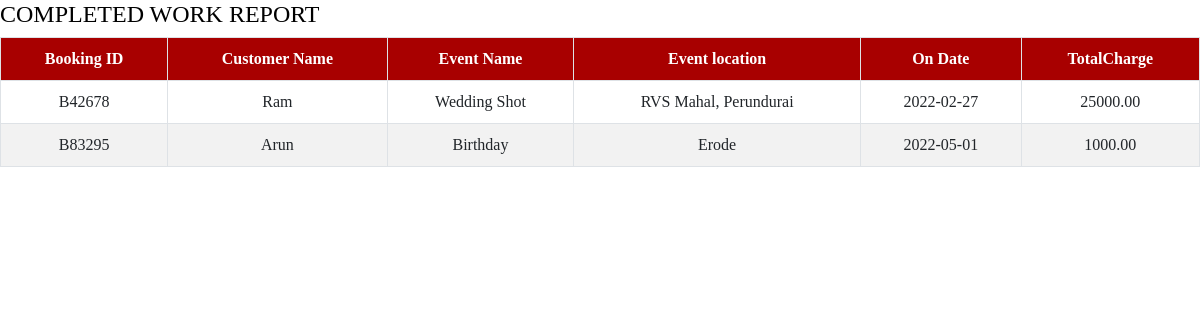
Page /ViewFinished.php on the committed database.
### tables this page shows
CREATE TABLE IF NOT EXISTS `bookingtable` (
  `BookingID` varchar(10) NOT NULL,
  `TariffID` int(11) NOT NULL,
  `CustomerName` varchar(50) NOT NULL,
  `EventName` varchar(50) NOT NULL,
  `EventLocation` varchar(300) NOT NULL,
  `OnDate` date NOT NULL,
  `ContactNo` varchar(10) NOT NULL,
  `EmailID` varchar(30) NOT NULL,
  `PhotographyCharges` decimal(8,2) NOT NULL,
  `AlbumCharges` decimal(8,2) NOT NULL,
  `TotalCharge` decimal(8,2) NOT NULL,
  `Status` varchar(20) NOT NULL,
  `EmpID` varchar(10) NOT NULL,
  PRIMARY KEY (`BookingID`)
);

### ViewFinished.php (the view, shortened to what this page needs)
<html>
<head>
<link rel="stylesheet" href="css/bootstrap.min.css">
  <link rel="stylesheet" href="css/all.css">
  <link rel="stylesheet" type="text/css" href="style.css" />
</head>
	<h4>COMPLETED WORK REPORT<h4>
	<form action="" method="POST">
	<table class="table table-striped table-bordered table-hover" align="center">
		<tr><th>Booking ID</th><th>Customer Name</th><th>Event Name</th><th>Event location</th><th>On Date</th><th>TotalCharge</th></tr>
		<?php
		$query = mysql_query("Select * From BookingTable Where Status = 'FINISHED'",$con);
		While($r = mysql_fetch_array($query))
		{
			echo "<tr><td>" . $r['BookingID'] . "</td><td>" . $r['CustomerName'] . "</td><td>" . $r['EventName'] . "</td><td>" . $r['EventLocation'] . "</td><td>" . $r['OnDate'] . "</td><td>" . $r['TotalCharge'] . "</td></tr>";
		}
		?>
	</table>
	</form>
</body>
</html>

### Style.css (style rules this page uses)
body,html { margin:0; padding: 0; color:black; font-size: 12pt; font-family: Calibri; background-image:url('bg.png'); }
div, table { text-align:center; }
th { background-color: #a80000; color: white; }

### rows in the picture
bookingtable: BookingID "B42678", CustomerName "Ram", EventName "Wedding Shot", EventLocation "RVS Mahal, Perundurai", OnDate "2022-02-27", TotalCharge "25000.00"
bookingtable: BookingID "B83295", CustomerName "Arun", EventName "Birthday", EventLocation "Erode", OnDate "2022-05-01", TotalCharge "1000.00"
